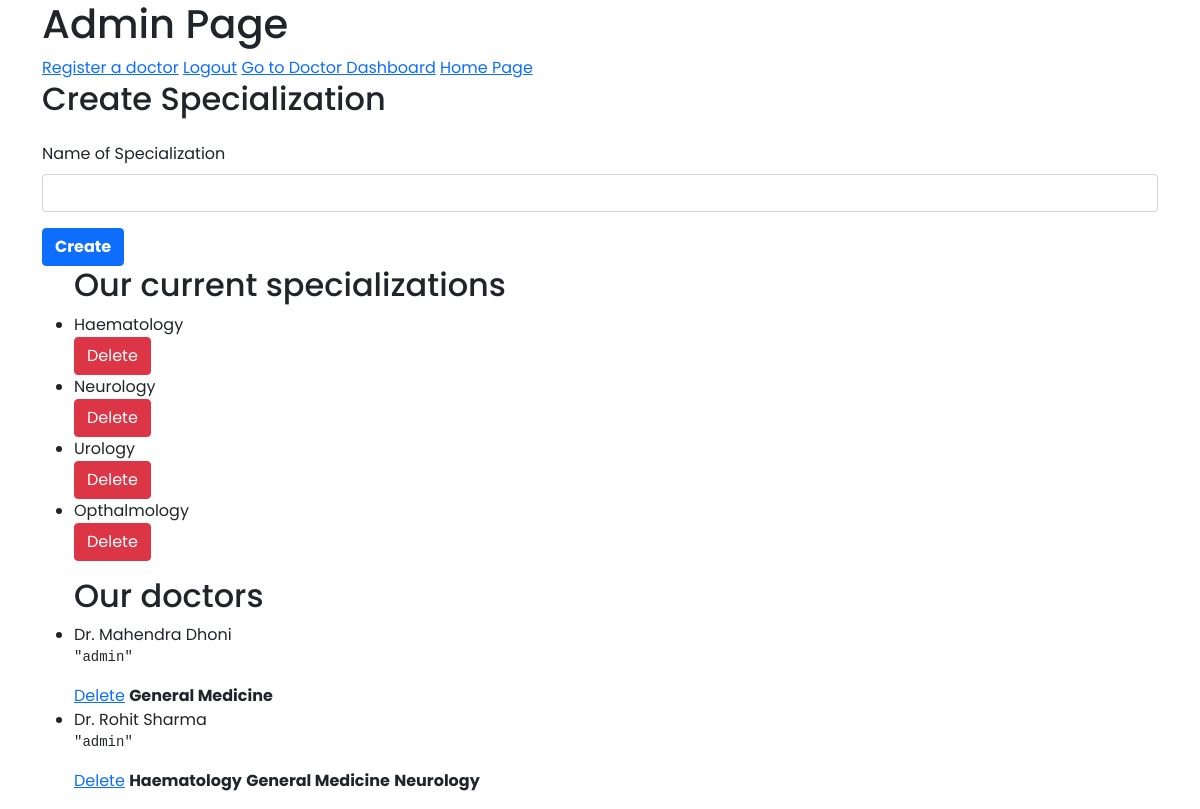
Page /admin (signed in) on the committed database.
### HMS/models.py (models this page shows, shortened)
class Specialization(db.Model):
    id = db.Column(db.Integer, primary_key=True)
    name = db.Column(db.String(50), nullable=True)

class Doctor(db.Model, UserMixin):
    id = db.Column(db.Integer, primary_key=True)
    email = db.Column(db.String(70), unique=True, nullable=False)
    password = db.Column(db.String(30), nullable=False)
    first_name = db.Column(db.String(20), nullable=False)
    last_name = db.Column(db.String(20), nullable=False)
    image_file = db.Column(
        db.String(20), default='default.jpg', nullable=False)
    appointments = db.relationship('Appointment', backref="doctor", lazy=True)
    specializations = db.relationship(
        'Specialization', cascade="delete", secondary='specialization_table', lazy="subquery", backref=db.backref('doctors', lazy=True))
    roles = db.Column(db.String(20), default="staff")

### HMS/routes.py (the view, shortened to what this page needs)
@app.route('/admin', methods=['POST', 'GET'])
@requires_roles('admin')
def adminView():
    spform = CreateSpecializationForm()
    rolform = DoctorRoleForm()
    get_list = getSpecializations()
    doctor_list = getDoctors()
    return render_template('admin.html', title="Admin Page", form=spform, list=get_list, doctors=doctor_list)

### HMS/forms.py
class CreateSpecializationForm(FlaskForm):
    name = StringField('Name of Specialization', validators=[DataRequired()])
    submit = SubmitField('Create')

class DoctorRoleForm(FlaskForm):
    role = SelectField(choices=[('admin', 'admin'), ('staff', 'staff')])
    submit = SubmitField('Change')

### HMS/models.py (called while the page is built)
@login_manager.user_loader
def load_user(doctor_id):
    return Doctor.query.get(doctor_id)

### HMS/routes.py (called while the page is built)
def getSpecializations():
    li = Specialization.query.all()
    li.remove(Specialization.query.filter_by(name="General Medicine").first())
    return li

def getDoctors():
    docs = Doctor.query.all()
    return docs

### HMS/templates/admin.html (shortened to what this page needs)
{% extends 'base.html' %}
{% block content %}
<h1>Admin Page</h1>
<a href={{url_for('registerDoctorView')}}>Register a doctor</a>
<a href={{url_for('adminLogoutView')}}>Logout</a>
<a href={{url_for('doctorView')}}>Go to Doctor Dashboard</a>
<a href={{url_for('home')}}>Home Page</a>
{% with messages = get_flashed_messages() %}
    <div>
        <h2 class="form-title">Create Specialization</h2>
        <form method="POST">
            <div class="mb-3">
                {{ form.name.label(class="form-label") }}
                {{ form.name(class="form-control") }}
            </div>
            {{ form.submit(class="btn btn-primary bold") }}
        </form>
    </div>
{% endwith %}
<ul class="list">
<h2>Our current specializations</h2>
    {% for sp in list %}
    <div>
        <li>{{sp.name}}</li>
        <a class="btn btn-danger" href={{url_for('specializationDeleteView',variable=sp.name)}}>Delete</a>
    </div>
    {% endfor %}
</ul>
<ul class="list">
<h2>Our doctors</h2>
    {% for doc in doctors %}
    <div>
        <li>Dr. {{doc.first_name}} {{doc.last_name}} <span><pre>"{{doc.roles}}"</pre></span></li>
        <a href={{url_for('doctorDeleteView',variable=doc.id)}}>Delete</a>
        {% for sp in doc.specializations %}
            <span><strong>{{sp.name}}</strong></span>
        {% endfor %}
    </div>
    {% endfor %}
</ul>
{% endblock content %}

### HMS/templates/base.html (shortened to what this page needs)
<!DOCTYPE html>
<html lang="en">
<head>
    <link href="https://cdn.jsdelivr.net/npm/bootstrap@5.0.1/dist/css/bootstrap.min.css" rel="stylesheet">
    <link type="text/css" rel="stylesheet" href="{{url_for('static', filename='main.css')}}"/>
</head>
<body>
    <div class="container">
    {% block content %}{% endblock %}
    </div>
</body>
</html>

### HMS/static/main.css (style rules this page uses)
* { margin: 0; padding: 0; font-family: "Poppins", sans-serif; }
.form-title { margin-bottom: 1.5rem; }
.bold { font-weight: 700; }
label { user-select: none; }

### rows in the picture
Specialization: name "Haematology"
Specialization: name "Neurology"
Specialization: name "Urology"
Specialization: name "Opthalmology"
Doctor: first_name "Mahendra", last_name "Dhoni", roles "admin"
Specialization: name "General Medicine"
Doctor: first_name "Rohit", last_name "Sharma", roles "admin"
